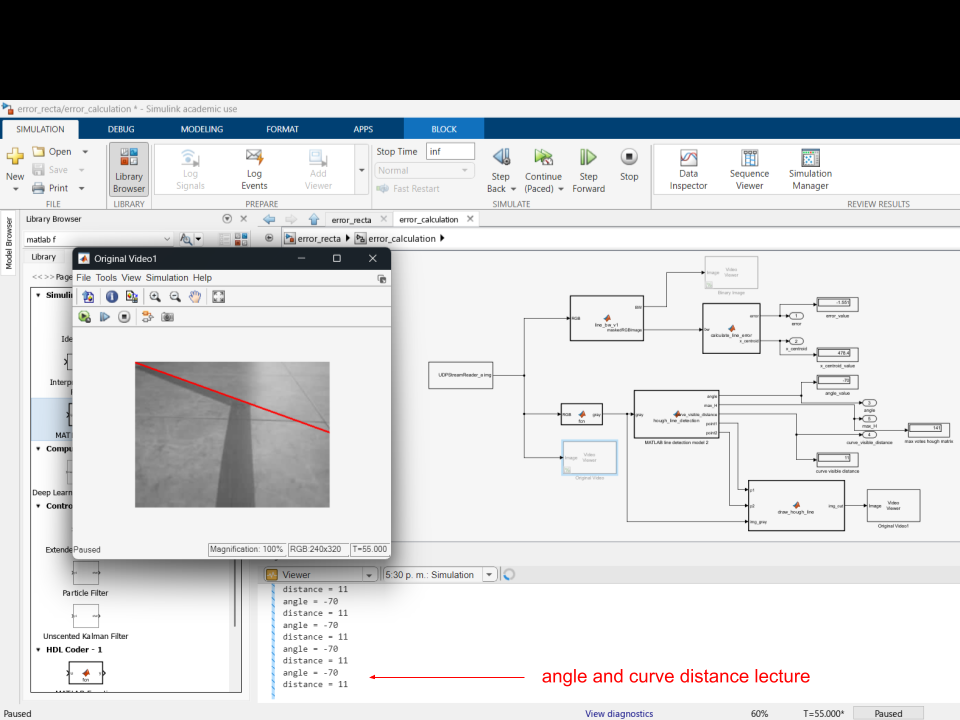
%> input picture images/angle_distance.png, 960 x 720 px
$ octave --eval "result = hough_line_detection(rgb2gray(imread('../images/angle_distance.png')));"   (GNU Octave 9; MATLAB toolbox functions it lacks are replaced by stand-ins)
%> lines starting %> are read from the running program, lines starting %| are printed output that depends on the picture; in (x1, y1, x2, y2) boxes, pixels count from 0 and x2, y2 are one past the last pixel; in counts of white or black regions, pixels touching at a corner belong together; the program's own positions count from 1
function [angle, max_H, curve_visible_distance, point1, point2] = hough_line_detection(gray)


imblur = imgaussfilt(gray,1);
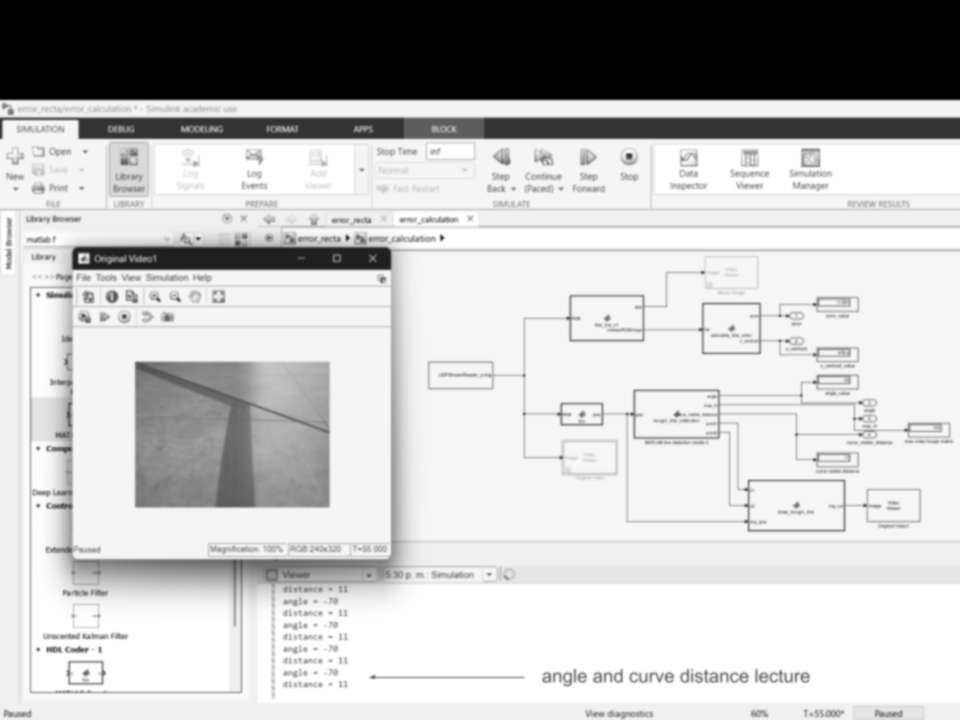
%> imblur: size 720x960 uint8; min 0, max 255, mean 193.8
prewittImg = edge(imblur, 'prewitt');             % Canny (filtratge pre)
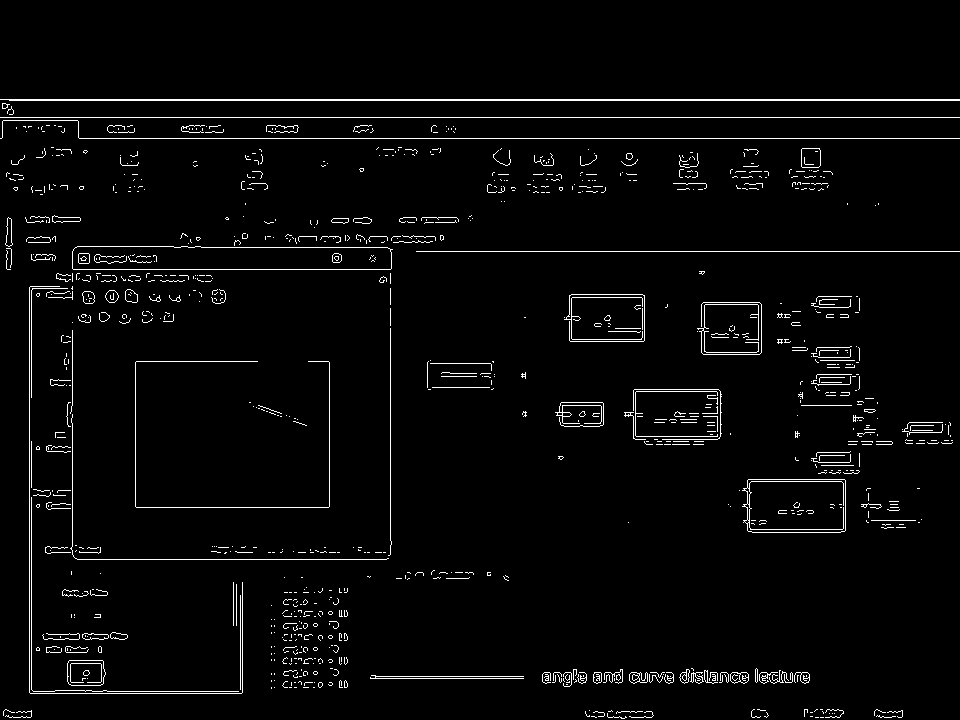
%> prewittImg: size 720x960 logical; 3% white in thin lines or dots, all inside (x1, y1, x2, y2) = (0, 99, 960, 719)

% GRAY IMAGE EDGE CUT
prewittImg(1:10,:) = 0; % fila, columna
prewittImg(:,1:10) = 0;
%> prewittImg: size 720x960 logical; 3% white in thin lines or dots, all inside (x1, y1, x2, y2) = (10, 99, 960, 719)
prewittImg(:,end - 10:end) = 0;
%> prewittImg: size 720x960 logical; 3% white in thin lines or dots, all inside (x1, y1, x2, y2) = (10, 99, 949, 719)
prewittImg(end - 10:end,:) = 0;
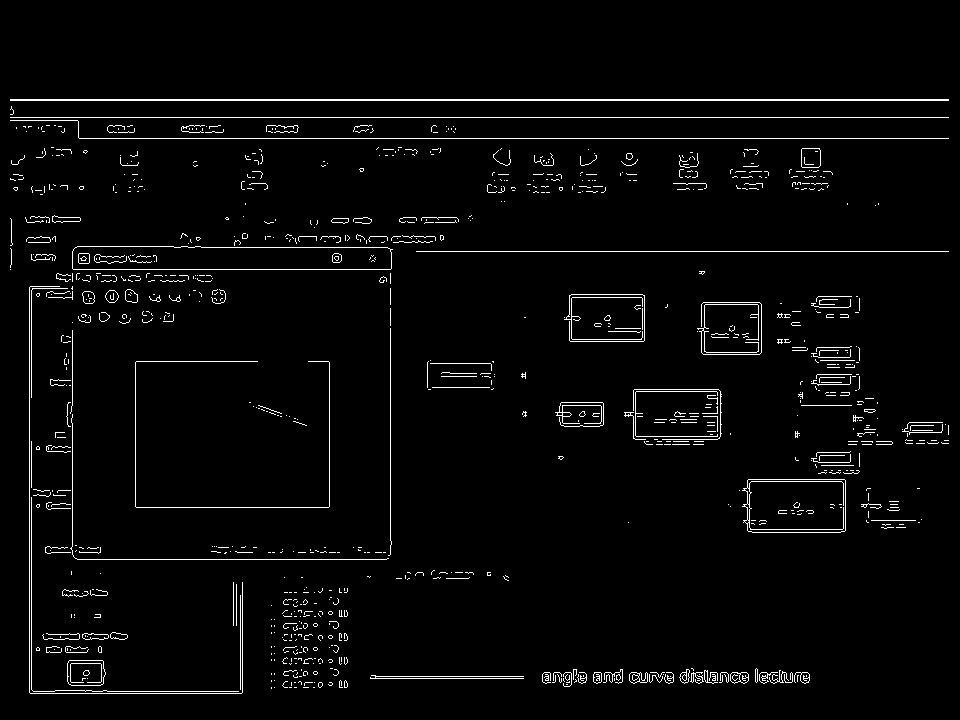
%> prewittImg: size 720x960 logical; 2.9% white in thin lines or dots, all inside (x1, y1, x2, y2) = (10, 99, 949, 694)

[H, T, R] = hough(prewittImg);                  % H emmagatzema el compte de vots de la im binària de vores.
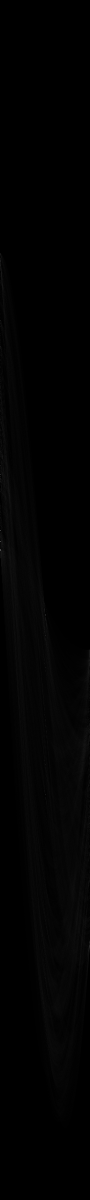
%> H: size 2399x180 double (shown at 1/2 size); min 0, max 939, mean 8.4; drawn with min black and max white
%> T = 180 values from -90 to 89; R = 2399 values from -1199 to 1199
max_H = max(H,[],"all");
%> max_H = 939

thresh = max_H;
%> thresh = 939
P = houghpeaks(H, 10, 'Threshold', thresh);     % Matriu conté coordenades
%> P = [1083 1]
                                                % dels peaks, no el valor d'aquests
lines_hough = houghlines(prewittImg, T, R, P,"FillGap",5,"MinLength",50); % lines_hough = houghlines(img, theta, rho, peaks, línies amb distància
%> lines_hough = 1 line; point1 to point2 (x, y): (11, 118) to (949, 118)
if isempty(lines_hough)
    angle = 0;
    curve_visible_distance = 0;
    disp('no lines detected');
    point1 = [0, 0];
    point2 = [0, 10];
else
    angle = lines_hough(1).theta;
%> angle = -90
    point1 = lines_hough(1).point1;
%> point1 = [11 118]
    point2 = lines_hough(1).point2;
%> point2 = [949 118]
    curve_visible_distance = lines_hough(1).point1(1,2); % !!!! dist visible camera i cal revisar resultat
%> curve_visible_distance = 118
    disp(['angle = ', num2str(angle)]);
%| angle = -90
    disp(['distance = ', num2str(curve_visible_distance)]);
%| distance = 118
%> `result = hough_line_detection(rgb2gray(imread('../images/angle_distanc..`: result = -90
end
end

$ run again, on images/simulink_overview.png
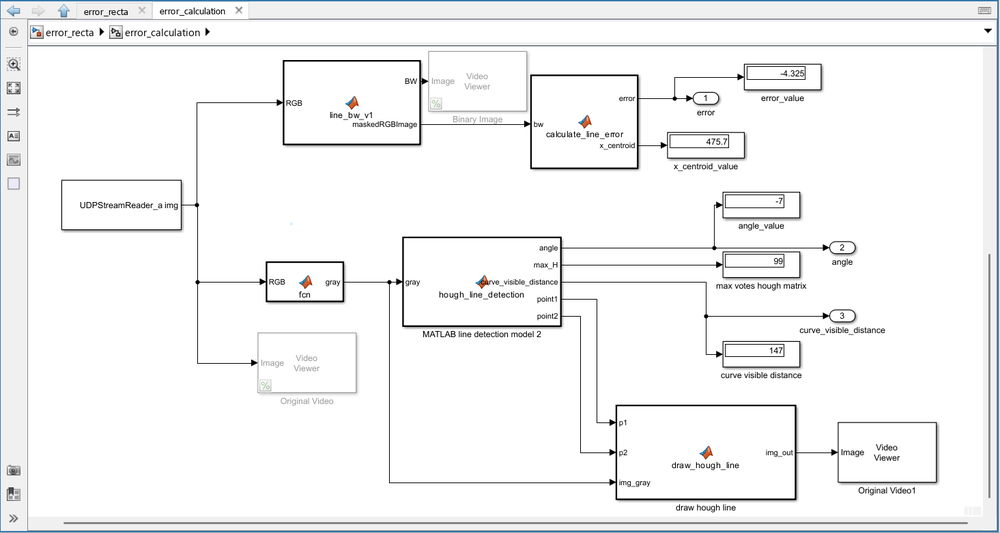
%> input picture images/simulink_overview.png, 1000 x 533 px, shrunk from 1465 x 781 before the run
%> in hough_line_detection, `prewittImg = edge(imblur, 'prewitt');`:
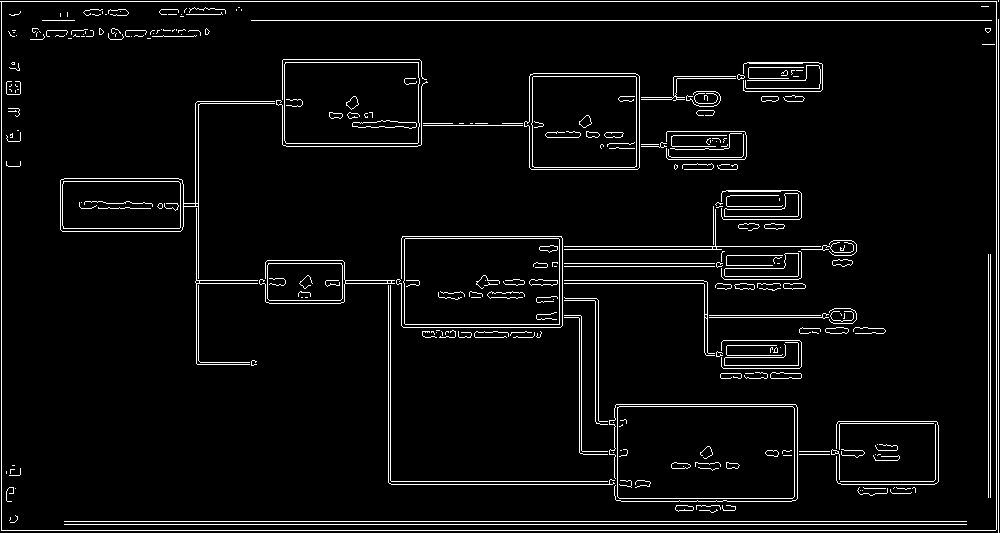
%> prewittImg: size 533x1000 logical; 4.5% white in thin lines or dots
%> in hough_line_detection, `prewittImg(end - 10:end,:) = 0;`:
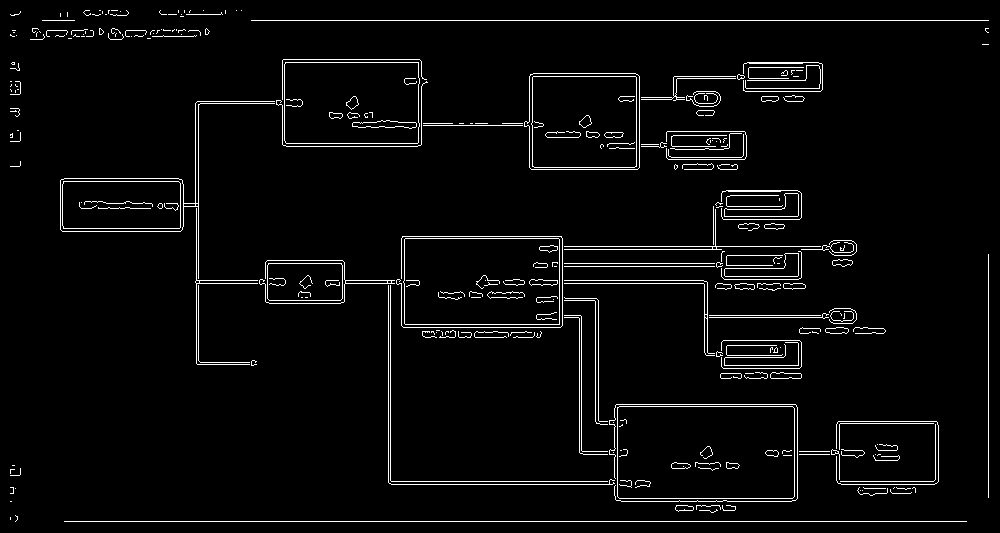
%> prewittImg: size 533x1000 logical; 3.6% white in thin lines or dots
%> T = 180 values from -90 to 89; R = 2265 values from -1132 to 1132
%> max_H = 904
%> P = [612 1]
%> lines_hough = 1 line; point1 to point2 (x, y): (65, 522) to (967, 522)
%> angle = -90
%> point1 = [65 522]
%> point2 = [967 522]
%> curve_visible_distance = 522
%| angle = -90
%| distance = 522
%> result = -90
